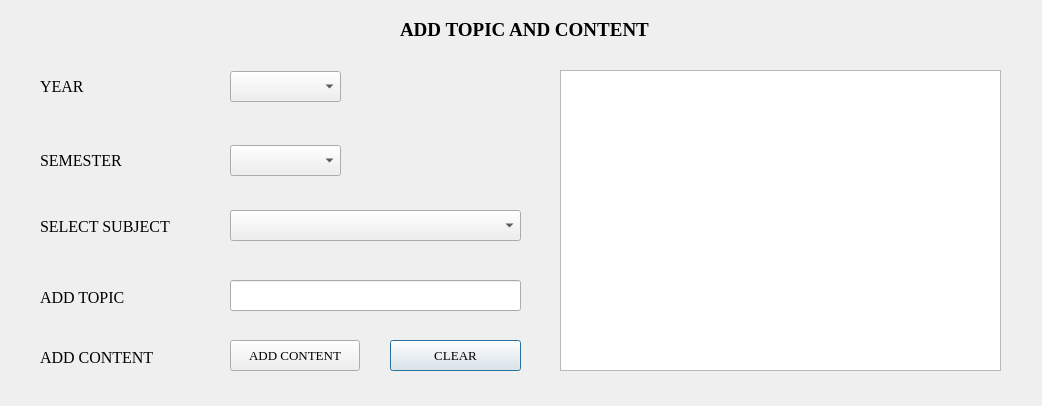
<?xml version="1.0" encoding="UTF-8"?>
<ui version="4.0">
 <class>Dialog_add_topic_content</class>
 <widget class="QDialog" name="Dialog_add_topic_content">
  <property name="geometry">
   <rect>
    <x>0</x>
    <y>0</y>
    <width>1042</width>
    <height>406</height>
   </rect>
  </property>
  <property name="windowTitle">
   <string>Dialog</string>
  </property>
  <widget class="QComboBox" name="cmb_select_subject">
   <property name="geometry">
    <rect>
     <x>230</x>
     <y>210</y>
     <width>291</width>
     <height>31</height>
    </rect>
   </property>
   <property name="font">
    <font>
     <family>Times New Roman</family>
     <pointsize>12</pointsize>
    </font>
   </property>
  </widget>
  <widget class="QLabel" name="label_4">
   <property name="geometry">
    <rect>
     <x>400</x>
     <y>20</y>
     <width>281</width>
     <height>20</height>
    </rect>
   </property>
   <property name="font">
    <font>
     <family>Times New Roman</family>
     <pointsize>14</pointsize>
     <weight>75</weight>
     <bold>true</bold>
    </font>
   </property>
   <property name="text">
    <string>ADD TOPIC AND CONTENT</string>
   </property>
  </widget>
  <widget class="QPushButton" name="btn_clear">
   <property name="geometry">
    <rect>
     <x>390</x>
     <y>340</y>
     <width>131</width>
     <height>31</height>
    </rect>
   </property>
   <property name="font">
    <font>
     <family>Times New Roman</family>
     <pointsize>10</pointsize>
    </font>
   </property>
   <property name="text">
    <string>CLEAR</string>
   </property>
   <property name="icon">
    <iconset>
     <normaloff>SE_syllabus/if_draw-08_725558.png</normaloff>SE_syllabus/if_draw-08_725558.png</iconset>
   </property>
   <property name="iconSize">
    <size>
     <width>25</width>
     <height>25</height>
    </size>
   </property>
  </widget>
  <widget class="QPushButton" name="btn_add_content">
   <property name="geometry">
    <rect>
     <x>230</x>
     <y>340</y>
     <width>130</width>
     <height>31</height>
    </rect>
   </property>
   <property name="font">
    <font>
     <family>Times New Roman</family>
     <pointsize>10</pointsize>
    </font>
   </property>
   <property name="text">
    <string>ADD CONTENT</string>
   </property>
   <property name="icon">
    <iconset>
     <normaloff>SE_syllabus/folder_add.png</normaloff>SE_syllabus/folder_add.png</iconset>
   </property>
   <property name="iconSize">
    <size>
     <width>25</width>
     <height>25</height>
    </size>
   </property>
  </widget>
  <widget class="QLabel" name="lbl_topic">
   <property name="geometry">
    <rect>
     <x>40</x>
     <y>287</y>
     <width>141</width>
     <height>20</height>
    </rect>
   </property>
   <property name="font">
    <font>
     <family>Times New Roman</family>
     <pointsize>12</pointsize>
    </font>
   </property>
   <property name="text">
    <string>ADD TOPIC</string>
   </property>
  </widget>
  <widget class="QLineEdit" name="lineEdit_add_topic">
   <property name="geometry">
    <rect>
     <x>230</x>
     <y>280</y>
     <width>291</width>
     <height>31</height>
    </rect>
   </property>
   <property name="font">
    <font>
     <family>Times New Roman</family>
     <pointsize>12</pointsize>
    </font>
   </property>
  </widget>
  <widget class="QLabel" name="lbl_select_subject">
   <property name="geometry">
    <rect>
     <x>40</x>
     <y>216</y>
     <width>141</width>
     <height>20</height>
    </rect>
   </property>
   <property name="font">
    <font>
     <family>Times New Roman</family>
     <pointsize>12</pointsize>
    </font>
   </property>
   <property name="text">
    <string>SELECT SUBJECT</string>
   </property>
  </widget>
  <widget class="QLabel" name="lbl_add_content">
   <property name="geometry">
    <rect>
     <x>40</x>
     <y>347</y>
     <width>141</width>
     <height>20</height>
    </rect>
   </property>
   <property name="font">
    <font>
     <family>Times New Roman</family>
     <pointsize>12</pointsize>
    </font>
   </property>
   <property name="text">
    <string>ADD CONTENT</string>
   </property>
  </widget>
  <widget class="QLabel" name="label_year">
   <property name="geometry">
    <rect>
     <x>40</x>
     <y>76</y>
     <width>81</width>
     <height>21</height>
    </rect>
   </property>
   <property name="font">
    <font>
     <family>Times New Roman</family>
     <pointsize>12</pointsize>
    </font>
   </property>
   <property name="text">
    <string>YEAR</string>
   </property>
  </widget>
  <widget class="QComboBox" name="comboBox_semester">
   <property name="geometry">
    <rect>
     <x>230</x>
     <y>145</y>
     <width>111</width>
     <height>31</height>
    </rect>
   </property>
   <property name="font">
    <font>
     <family>Times New Roman</family>
     <pointsize>12</pointsize>
    </font>
   </property>
  </widget>
  <widget class="QComboBox" name="comboBox_year">
   <property name="geometry">
    <rect>
     <x>230</x>
     <y>71</y>
     <width>111</width>
     <height>31</height>
    </rect>
   </property>
   <property name="font">
    <font>
     <family>Times New Roman</family>
     <pointsize>12</pointsize>
    </font>
   </property>
  </widget>
  <widget class="QLabel" name="label_semester">
   <property name="geometry">
    <rect>
     <x>40</x>
     <y>150</y>
     <width>91</width>
     <height>21</height>
    </rect>
   </property>
   <property name="font">
    <font>
     <family>Times New Roman</family>
     <pointsize>12</pointsize>
    </font>
   </property>
   <property name="text">
    <string>SEMESTER</string>
   </property>
  </widget>
  <widget class="QListWidget" name="listWidget">
   <property name="geometry">
    <rect>
     <x>560</x>
     <y>70</y>
     <width>441</width>
     <height>301</height>
    </rect>
   </property>
  </widget>
 </widget>
 <resources/>
 <connections>
  <connection>
   <sender>btn_clear</sender>
   <signal>clicked()</signal>
   <receiver>lineEdit_add_topic</receiver>
   <slot>clear()</slot>
   <hints>
    <hint type="sourcelabel">
     <x>428</x>
     <y>351</y>
    </hint>
    <hint type="destinationlabel">
     <x>428</x>
     <y>288</y>
    </hint>
   </hints>
  </connection>
 </connections>
</ui>
